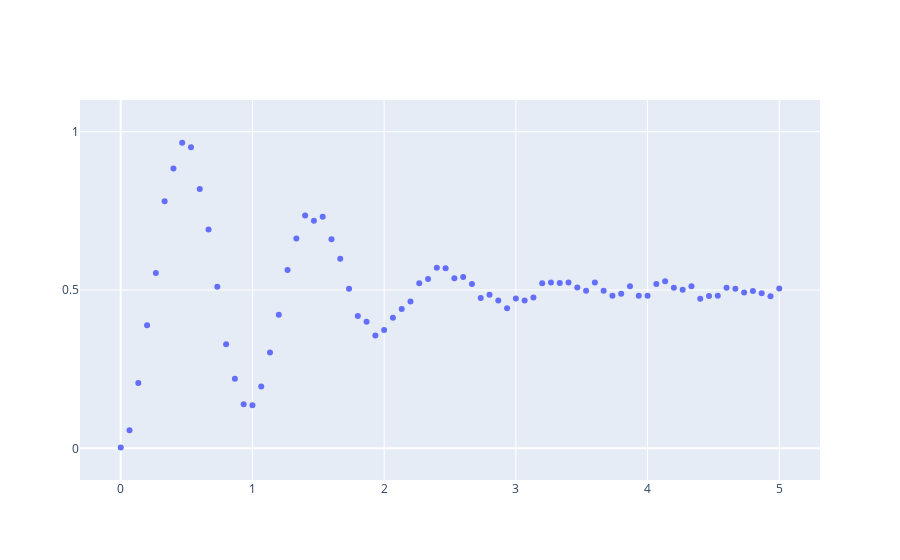

Source (notebook cell):
### Code cell
fig = go.Figure()

fig.add_trace(go.Scatter(
    x=ndMeasurementData[1:, 0], y=ndMeasurementData[1:, 1], mode='markers'))

fig.update_yaxes(
    range=[-0.1, 1.1],
    dtick=0.5,
)


fig.show()
